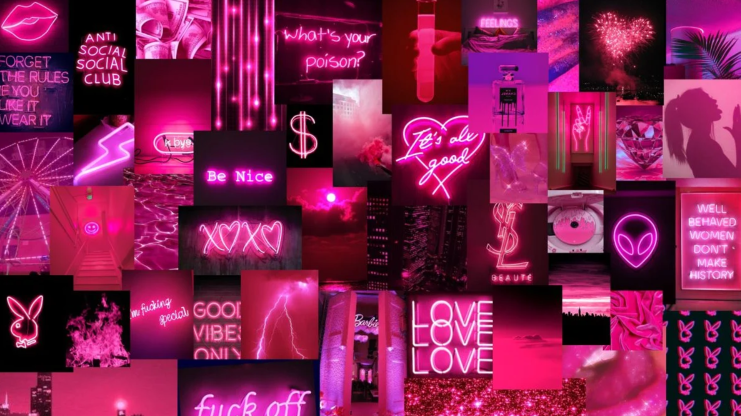
#> input picture pink aes.png, 1481 x 832 px (shown at 1/2 size)
$ python cv.py
#> lines starting #> are read from the running program, lines starting #| are printed output that depends on the picture
import cv2
img = cv2.imread("pink aes.png",0)
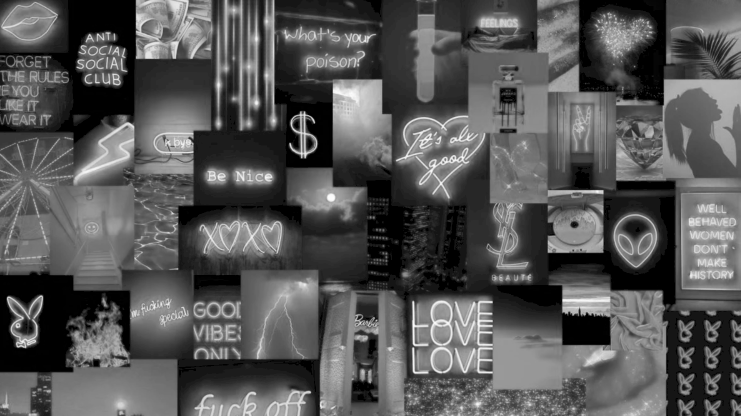
#> img: shape (832, 1481) (shown at 1/2 size); min 0, max 253, mean 86.2
print(img)
#> (printed output is left out)
cv2.imshow('pink aes.png',img)
cv2.waitKey(5000)
cv2.destroyAllWindows()

$ run again, with img1.jpg saved as pink aes.png
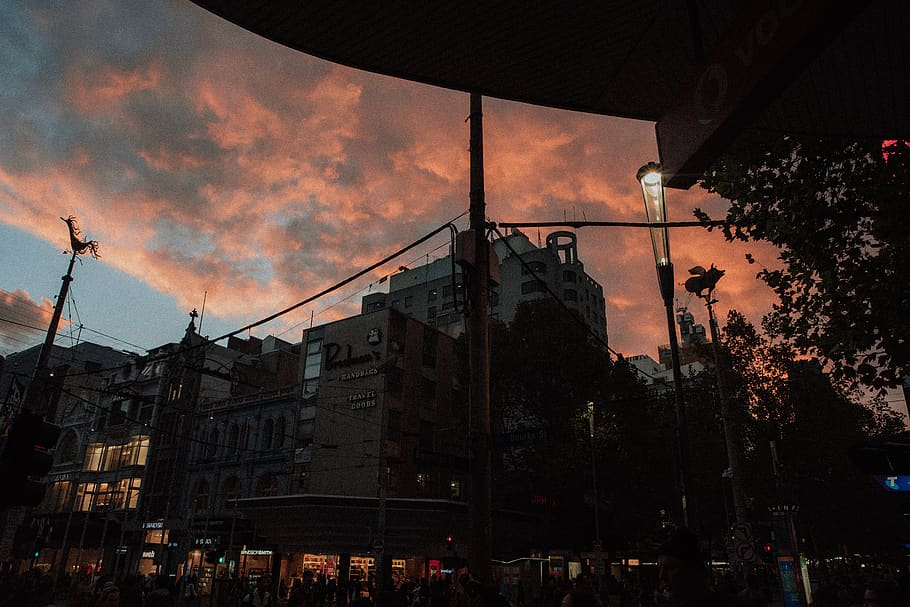
#> input picture img1.jpg, 910 x 607 px
#> `img = cv2.imread("pink aes.png",0)`:
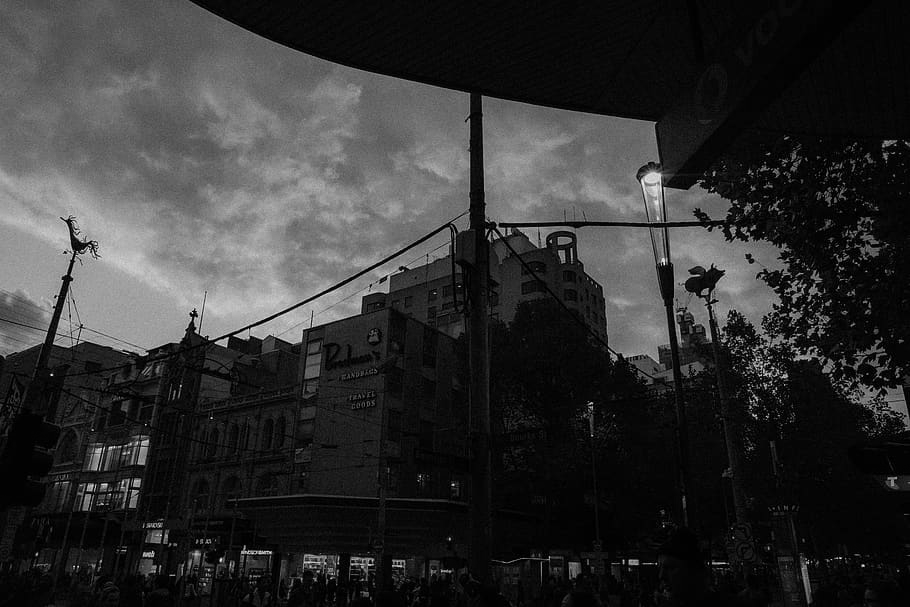
#> img: shape (607, 910); min 0, max 251, mean 49.9
#> (printed output is left out)
